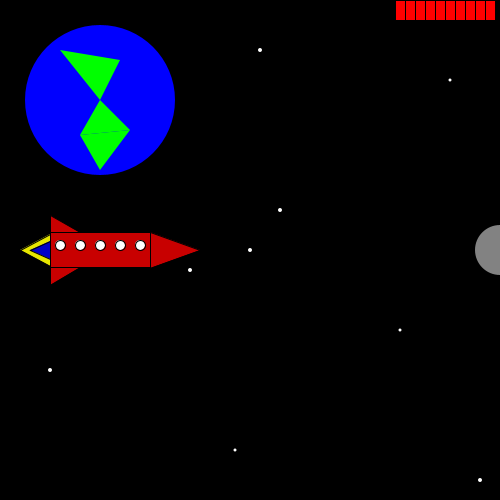
Frame 1 (no input)
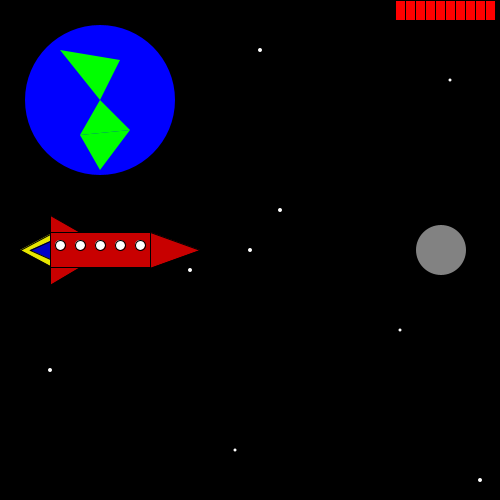
Frame 60 (the mouse pressed at the canvas centre just before this capture)
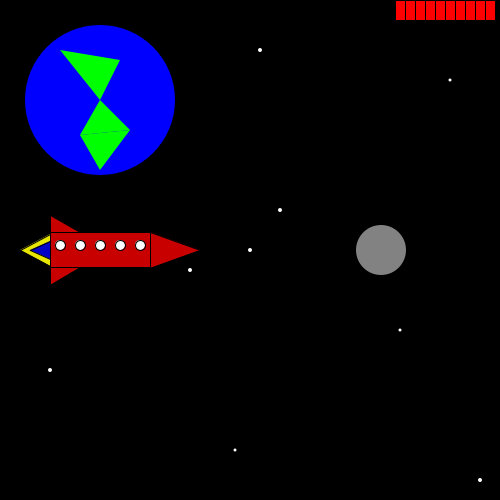
Frame 120 (the mouse held since frame 60 and released just before this capture)

The Processing sketch that drew these frames (run headless with seeded random() and noise(); from frame 60 on, the mouse is pressed at the canvas centre):

// Processing sketch: processing_88750
// ── processing_88750.pde

/*This program was written by Christian Supriano
 It draws a spaceship navigating through asteroids
 Move the ship up with 'w' and down with 's'
 Click the asteroids to shoot them
 Try not to get hit! The game does get nearly impossible 
 as time goes on unfortunately
 */

void setup() {
  size(500, 500);
  smooth();
  cursor(CROSS);
}

//setting up variables
float shipX = -150;
float shipY = 0;
float asteroidX = 250;
float asteroidY = 0;
float asteroidSize = 50;
float color1 = 130;
float color2 = 150;
float color3 = 160;
float xPos = 250;
float yPos = 150;
float angle = 0;
float earthX = -150;
float earthY = -150;
float speed = 1;
float meteorX = 250;
float meteorY = -150;
float h = 250;
float starX = 0;
float starY = 0;

void draw() {

  background(0);

  translate(250, 250);


  //drawing some stars
  noStroke();
  fill(255);
  ellipse(starX, starY, 4, 4);
  ellipse(starX+30, starY-40, 4, 4);
  ellipse(starX-60, starY+20, 4, 4);
  ellipse(starX+150, starY+80, 3, 3);
  ellipse(starX-200, starY+120, 4, 4);
  ellipse(starX+200, starY-170, 3, 3);
  ellipse(starX+10, starY-200, 4, 4);
  ellipse(starX-15, starY+200, 3, 3);
  ellipse(starX+230, starY+230, 4, 4);

  //drawing the earth
  noStroke();
  fill(0, 0, 255);
  ellipse(earthX, earthY, 150, 150);
  fill(0, 255, 0);
  triangle(earthX-40, earthY-50, earthX+20, earthY-40, earthX, earthY);
  triangle(earthX, earthY, earthX-20, earthY+35, earthX+30, earthY+30);
  triangle(earthX-20, earthY+35, earthX+30, earthY+30, earthX, earthY+70);



  //setting controls
  if (keyPressed) {
    if (key=='w') {
      shipY = shipY -2;
    }
  }

  if (keyPressed) {
    if (key=='s') {
      shipY=shipY+2;
    }
  }


  //resetting asteroid number 1
  if (asteroidX<-250) {
    asteroidX=250;
    color1=130;
    speed = speed*(1.1);
  }

  //resetting asteroid number 2
  if (xPos<-250) {
    xPos=250;
    color2=150;
  }

  if (yPos<-250) {
    yPos=250;
  }

  //resetting meteor
  if (meteorX<-250) {
    meteorX=250;
    color3=160;
  }
  if (meteorY>250) {
    meteorY=-250;
  }

  //drawing asteroid number 1
  noStroke();
  fill(color1);
  if (color1==0) {
    noFill();
  } 
  ellipse(asteroidX, asteroidY, asteroidSize, asteroidSize);
  asteroidX = asteroidX -speed;

  //drawing asteroid number 2
  if (frameCount>250) {
    fill(color2);
    if (color2==0) {
      noFill();
    }
    ellipse(xPos, yPos, asteroidSize/2, asteroidSize/2);
    xPos = xPos - 2*speed;
    yPos = yPos -.5*speed;
  }

  //drawing meteorite
  if (frameCount>500) {
    fill(color3);
    if (color3==0) {
      noFill();
    }
    ellipse(meteorX, meteorY, asteroidSize*.75, asteroidSize*.75);
    meteorX=meteorX-1.25*speed;
    meteorY = meteorY+.4*speed;
  }

  //drawing the spaceship
  rectMode(CENTER);
  fill(200, 0, 0);
  strokeWeight(1);
  stroke(0);
  rect(shipX, shipY, 100, 35);
  triangle(shipX+100, shipY, shipX+50, shipY+18, shipX+50, shipY-18);
  triangle(shipX-50, shipY-17.4, shipX-50, shipY-35, shipX-20, shipY-17.4);
  triangle(shipX-50, shipY+17.4, shipX-50, shipY+35, shipX-20, shipY+17.4);

  fill(230, 230, 0);
  triangle(shipX-50, shipY-16, shipX-80, shipY, shipX-50, shipY+16);

  fill(0, 0, 200);
  triangle(shipX-50, shipY-9, shipX-70, shipY, shipX-50, shipY+9); 
  shipY = constrain(shipY, -215, 215);

  //drawing the windows
  for (float windowX = shipX - 40;windowX<=shipX+40;windowX+=20) {
    fill(255);
    ellipse(windowX, shipY-5, 10, 10);
  }




  //destroying the first asteroid
  if (color1!=0) {
    if (mousePressed) {
      if (dist(mouseX, mouseY, asteroidX+250, asteroidY+250)<=asteroidSize/2) {
        color1 = 0;
        strokeWeight(2);
        stroke(0, 255, 0);
        line(shipX+100, shipY, asteroidX, asteroidY);
      }
    }
  }

  //destroying the second asteroid
  if (color2!=0) {
    if (mousePressed) {
      if (dist(mouseX, mouseY, xPos+250, yPos+250)<=asteroidSize/4) {
        color2=0;
        strokeWeight(2);
        stroke(0, 255, 0);
        line(shipX+100, shipY, xPos, yPos);
      }
    }
  }

  //destroying the meteor
  if (color3!=0) {
    if (mousePressed) {
      if (dist(mouseX, mouseY, meteorX+250, meteorY+250)<=asteroidSize*.75) {
        color3=0;
        strokeWeight(2);
        stroke(0, 255, 0);
        line(shipX+100, shipY, meteorX, meteorY);
      }
    }
  }

  //Damaging the spaceship with asteroid1
  if (color1!=0) {
    if (dist(shipX, shipY, asteroidX, asteroidY)<asteroidSize||dist(shipX+70, shipY, asteroidX, asteroidY)<asteroidSize) {
      fill(255, 0, 0);
      rect(0, 0, width, height);
      h=h-.5;
    }
  }


  //damaging the spaceship with asteroid2
  if (color2!=0) {
    if (dist(shipX, shipY, xPos, yPos)<asteroidSize/2||dist(shipX+80, shipY, xPos, yPos)<asteroidSize/2) {
      fill(255, 0, 0);
      rect(0, 0, width, height);
      h=h-.5;
    }
  }


  //damaging the spaceship with meteor
  if (color3!=0) {
    if (dist(shipX, shipY, meteorX, meteorY)<asteroidSize*.75||dist(shipX+75, shipY, meteorX, meteorY)<asteroidSize*.75) {
      fill(255, 0, 0);
      rect(0, 0, width, height);
      h=h-.5;
    }
  }


  //drawing the healthbar
  for (float healthBar=150;healthBar<h;healthBar+=10) {
    stroke(0);
    fill(255, 0, 0);
    rect(healthBar, -240, 10, 20);
  }

  //ending the game
  if (h<150) {
    noLoop();
  }
}
